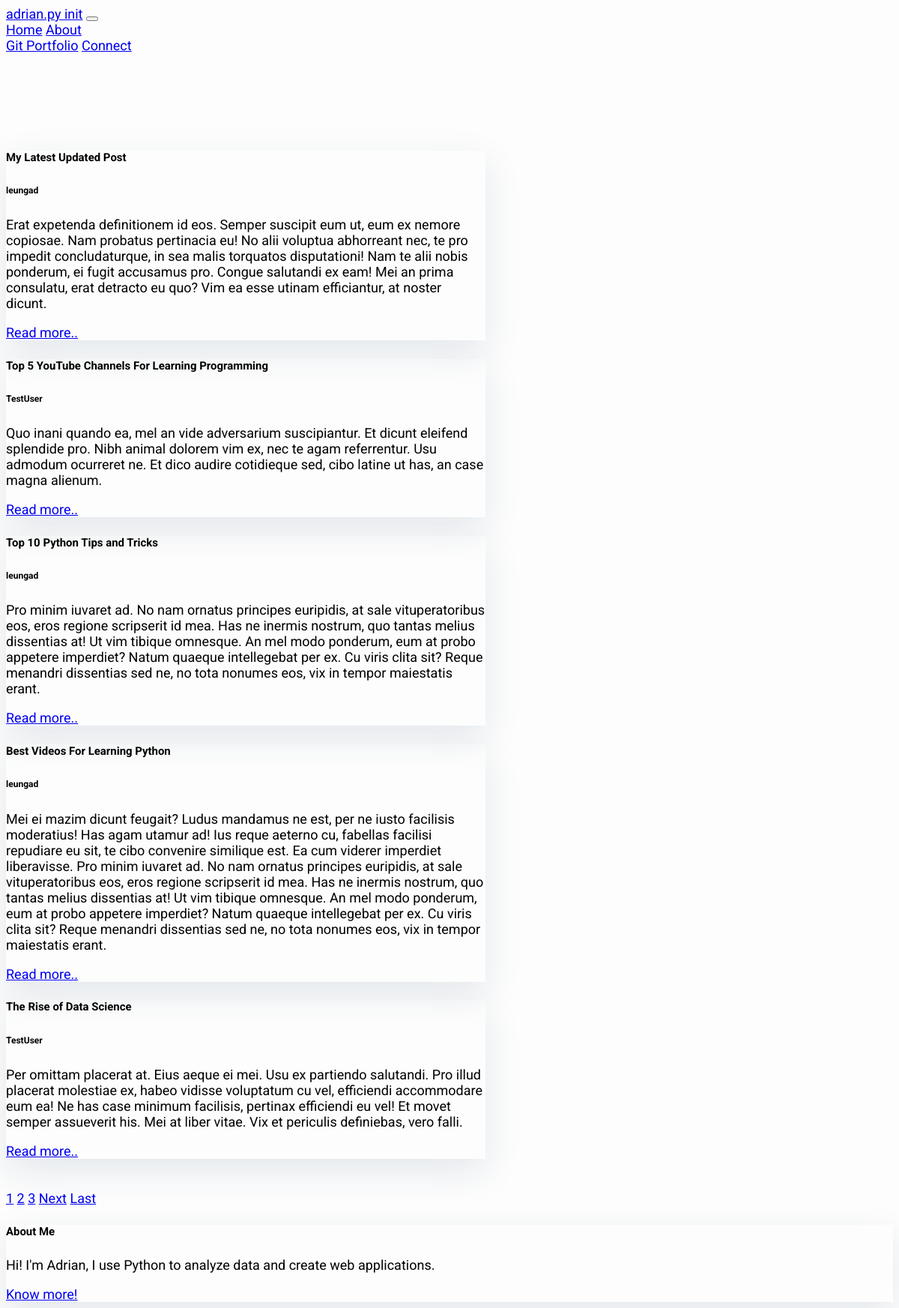
The page / on the database its author committed.
### blog/models.py (models this page shows, shortened)
class Post(models.Model):
    title = models.CharField(max_length=100)
    content = models.TextField()
    date_posted = models.DateTimeField(default=timezone.now)
    author = models.ForeignKey(User, on_delete=models.CASCADE)

### blog/views.py (the view)
# urls.py: path('', PostListView.as_view(), name='blog-home'),
class PostListView(ListView):
    model = Post
    template_name = 'blog/home1.html'
    context_object_name = 'posts'
    ordering = ['-date_posted']
    paginate_by = 5

### blog/templates/blog/home1.html (shortened to what this page needs)
{% extends "blog/base.html" %}
{% block content %}
    <br><br>
    {% for post in posts %}
        <div class="card mt-5" style="width: 40rem;">
          <div class="card-body">
            <h5 class="article-title" href="{% url 'post-detail' post.id %}">{{ post.title }}</h5>
            <h6 class="card-author mb-2 text-muted">{{ post.author }}</h6>
            <p class="article-content">{{ post.content }}</p>
            <a href="{% url 'post-detail' post.id %}" class="card-link">Read more..</a>
          </div>
        </div>
    {% endfor %}
    <br><br>
    {% if is_paginated %}
      {% for num in page_obj.paginator.page_range %}
        {% if page_obj.number == num %}
          <a class="btn btn-info mb-4" href="?page={{ num }}">{{ num }}</a>
        {% elif num > page_obj.number|add:'-3' and num < page_obj.number|add:'3' %}
          <a class="btn btn-outline-info mb-4" href="?page={{ num }}">{{ num }}</a>
        {% endif %}
      {% endfor %}
      {% if page_obj.has_next %}
        <a class="btn btn-outline-info mb-4" href="?page={{ page_obj.next_page_number }}">Next</a>
        <a class="btn btn-outline-info mb-4" href="?page={{ page_obj.paginator.num_pages }}">Last</a>
      {% endif %}
    {% endif %}
{% endblock content %}

### blog/templates/blog/base.html (shortened to what this page needs)
{% load static %}
<!DOCTYPE html>
<html>
<head>
    <link rel="stylesheet" href="https://unpkg.com/bootstrap-material-design@4.1.1/dist/css/bootstrap-material-design.min.css">
</head>
<body>
    <header class="site-header">
        <nav class="navbar navbar-expand-md navbar-dark bg-dark fixed-top">
        <div class="container">
          <a class="navbar-brand mr-4" href="{% url 'blog-home' %}">adrian.py init</a>
          <button class="navbar-toggler" type="button" data-toggle="collapse" data-target="#navbarToggle" aria-controls="navbarToggle" aria-expanded="false" aria-label="Toggle navigation">
          </button>
          <div class="collapse navbar-collapse" id="navbarToggle">
            <div class="navbar-nav mr-auto">
              <a class="nav-item nav-link" href="{% url 'blog-home' %}">Home</a>
              <a class="nav-item nav-link" href="{% url 'blog-about' %}">About</a>
            </div>
            <div class="navbar-nav">
              <a class="nav-item nav-link" href="https://github.com/leungad">Git Portfolio</a>
              <a class="nav-item nav-link" href="https://linkedin.com/in/leungad">Connect</a>
            </div>
          </div>
        </div>
      </nav>
    </header>
<br><br><br>
    <main role="main" class="container">
      <div class="row">
        <div class="col-md-8">
          {% block content %}{% endblock %}
        </div>
            {% block sidebar %}
            <div class="col-md-4 float-right">
            <div class="card my-4">
                    <h5 class="card-header">About Me</h5>
                <div class="card-body">
                    <p class="card-text"> Hi! I'm Adrian, I use Python to analyze data and create web applications. </p>
                    <a href="https://djangocentral.com/building-a-blog-application-with-django"
                       class="btn btn-danger">Know more!</a>
                </div>
            </div>
            </div>
            {% endblock sidebar %}
        </div>
    </main>
</body>
</html>

### blog/templates/blog/home1.html (style rules this page uses)
body { font-family: "Roboto", sans-serif; font-size: 18px; background-color: #fdfdfd; }
.card { box-shadow: 0 16px 48px #E3E7EB; }

### blog/templates/blog/base.html (style rules this page uses)
.card { box-shadow: 0 16px 48px #E3E7EB; }

### rows shown on the page
Post: title "My Latest Updated Post", author "leungad", content "Erat expetenda definitionem id eos. Semper suscipit eum ut, eum ex nemore copiosae. Nam probatus pertinacia eu! No alii voluptua abhorreant nec, te pro impedit concludaturque, in sea malis torquatos disputationi! Nam te alii nobis ponderum, ei fugit accusamus pro. Congue salutandi ex eam! Mei an prima consulatu, erat detracto eu quo? Vim ea esse utinam efficiantur, at noster dicunt."
Post: title "Top 5 YouTube Channels For Learning Programming", author "TestUser", content "Quo inani quando ea, mel an vide adversarium suscipiantur. Et dicunt eleifend splendide pro. Nibh animal dolorem vim ex, nec te agam referrentur. Usu admodum ocurreret ne. Et dico audire cotidieque sed, cibo latine ut has, an case magna alienum."
Post: title "Top 10 Python Tips and Tricks", author "leungad", content "Pro minim iuvaret ad. No nam ornatus principes euripidis, at sale vituperatoribus eos, eros regione scripserit id mea. Has ne inermis nostrum, quo tantas melius dissentias at! Ut vim tibique omnesque. An mel modo ponderum, eum at probo appetere imperdiet? Natum quaeque intellegebat per ex. Cu viris clita sit? Reque menandri dissentias sed ne, no tota nonumes eos, vix in tempor maiestatis erant."
Post: title "Best Videos For Learning Python", author "leungad", content "Mei ei mazim dicunt feugait? Ludus mandamus ne est, per ne iusto facilisis moderatius! Has agam utamur ad! Ius reque aeterno cu, fabellas facilisi repudiare eu sit, te cibo convenire similique est. Ea cum viderer imperdiet liberavisse. Pro minim iuvaret ad. No nam ornatus principes euripidis, at sale vituperatoribus eos, eros regione scripserit id mea. Has ne inermis nostrum, quo tantas melius dissentias at! Ut vim tibique omnesque. An mel modo ponderum, eum at probo appetere imperdiet? Natum quaeque intellegebat per ex. Cu viris clita sit? Reque menandri dissentias sed ne, no tota nonumes eos, vix in tempor maiestatis erant."
Post: title "The Rise of Data Science", author "TestUser", content "Per omittam placerat at. Eius aeque ei mei. Usu ex partiendo salutandi. Pro illud placerat molestiae ex, habeo vidisse voluptatum cu vel, efficiendi accommodare eum ea! Ne has case minimum facilisis, pertinax efficiendi eu vel! Et movet semper assueverit his. Mei at liber vitae. Vix et periculis definiebas, vero falli."

### other values the page prints
{{ num }} "1"
{{ num }} "2" "3"
